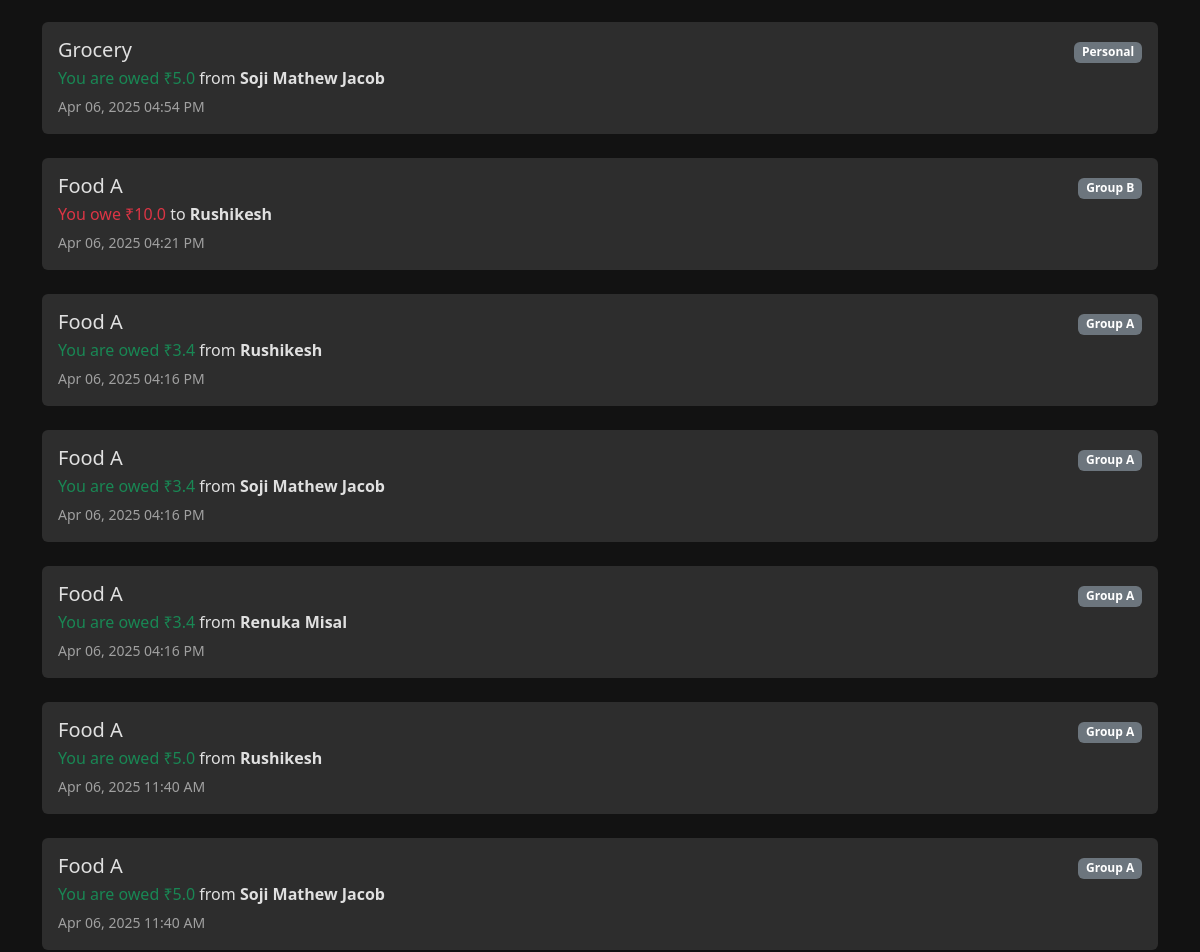
Page /history (signed in, middle part) on the earlier database version.
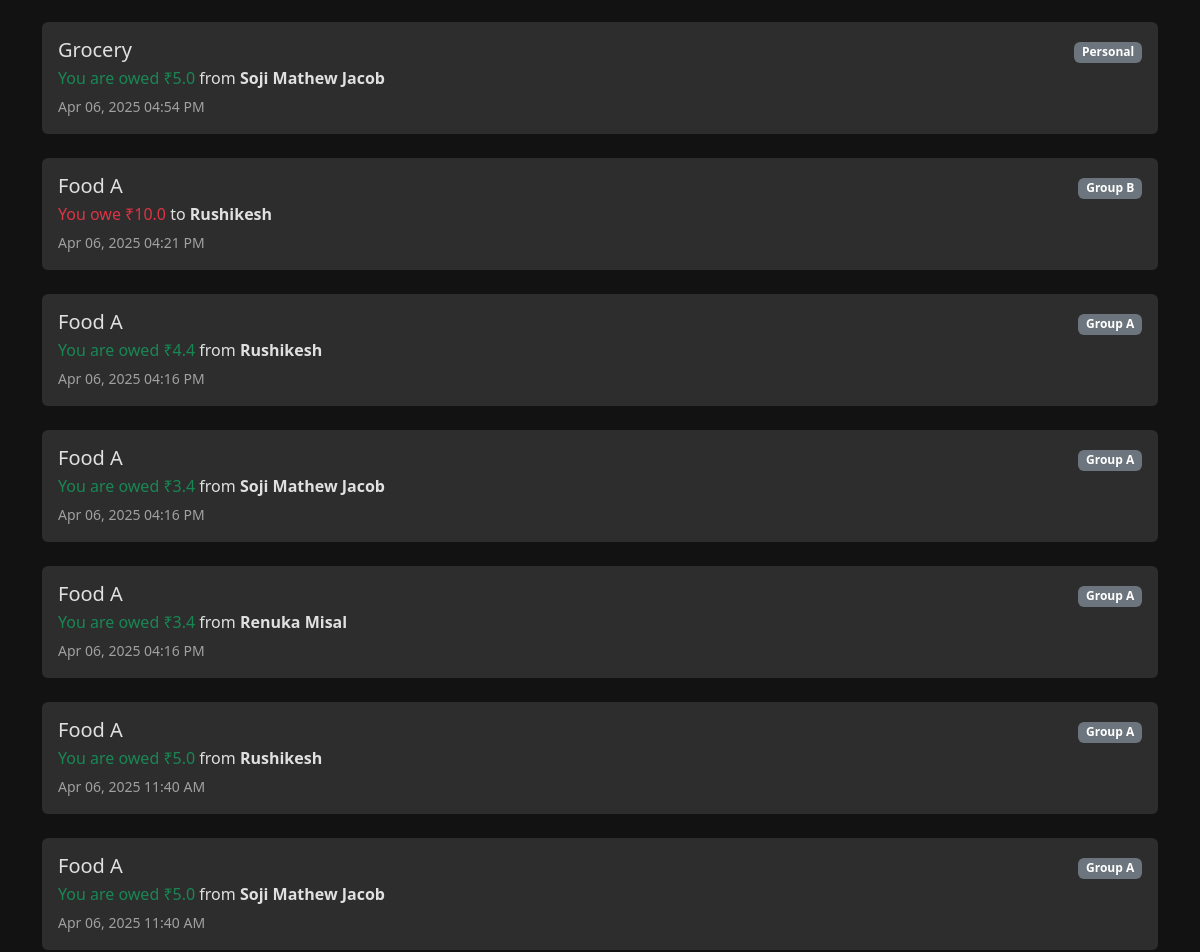
Same page on the later database version.
### models.py (models this page shows)
class Expense(db.Model):
    __tablename__ = "expenses"
    id = db.Column(db.Integer, primary_key=True)
    description = db.Column(db.String(120))
    amount = db.Column(db.Float)
    paid_by_id = db.Column(db.Integer, db.ForeignKey("users.id"))
    group_id = db.Column(db.Integer, db.ForeignKey("groups.id"), nullable=True)  # Optional
    timestamp = db.Column(db.DateTime, default=datetime.now)
    splits = db.relationship("ExpenseSplit", backref="expense", lazy=True)
    paid_by = db.relationship("User", foreign_keys=[paid_by_id])

class ExpenseSplit(db.Model):
    __tablename__ = "expense_split"
    id = db.Column(db.Integer, primary_key=True)
    expense_id = db.Column(db.Integer, db.ForeignKey("expenses.id"))
    user_id = db.Column(db.Integer, db.ForeignKey("users.id"))
    amount = db.Column(db.Float)

class User(db.Model):
    __tablename__ = "users"
    id = db.Column(db.Integer, primary_key=True)
    name = db.Column(db.String(100), nullable=False)
    username = db.Column(db.String(50), unique=True, nullable=False)
    password = db.Column(db.String(200), nullable=False)

class Group(db.Model):
    __tablename__ = "groups"
    id = db.Column(db.Integer, primary_key=True)
    name = db.Column(db.String(100), nullable=False)
    users = db.relationship("User", secondary="group_members", backref="groups")

### app.py (the view)
@app.route("/history")
@login_required
def activity():
    user_id = session.get("user_id")
    expenses = Expense.query.filter(
        (Expense.paid_by_id == user_id) |
        (Expense.id.in_(
            db.session.query(ExpenseSplit.expense_id)
            .filter_by(user_id=user_id)
        ))
    ).order_by(Expense.timestamp.desc()).all()
    transactions = []
    for expense in expenses:
        group = Group.query.get(expense.group_id) if expense.group_id else None
        group_name = group.name if group else None
        splits = expense.splits
        user_split = next((s for s in splits if s.user_id == user_id), None)
        if expense.paid_by_id == user_id:
            for split in splits:
                if split.user_id != user_id and split.amount > 0:
                    counterparty = User.query.get(split.user_id)
                    transactions.append({
                        "description": expense.description,
                        "owed_amount": split.amount,
                        "counterparty_name": counterparty.name,
                        "group_name": group_name,
                        "timestamp": expense.timestamp
                    })
        elif user_split:
            payer = User.query.get(expense.paid_by_id)
            transactions.append({
                "description": expense.description,
                "owed_amount": -user_split.amount,
                "counterparty_name": payer.name,
                "group_name": group_name,
                "timestamp": expense.timestamp
            })
    return render_template("activity.html", transactions=transactions)

### helper.py (called while the page is built)
def login_required(f):
    @wraps(f)
    def decorated_function(*args, **kwargs):
        if "user_id" not in session:
            flash("You must be logged in to view this page.", "danger")
            return redirect("/login")
        return f(*args, **kwargs)
    return decorated_function

### templates/activity.html (shortened to what this page needs)
{% extends "layout.html" %}
{% block main %}
<div class="container py-4">
    {% if transactions %}
        <div class="list-group">
            {% for txn in transactions %}
                <div class="mb-4 p-3 rounded" style="background-color: var(--dark-tertiary);">
                    <div class="d-flex justify-content-between">
                        <div>
                            <h5 class="mb-1">{{ txn.description }}</h5>
                            <p class="mb-1">
                                {% if txn.owed_amount > 0 %}
                                    <span class="text-success">You are owed ₹{{ txn.owed_amount | round(2) }}</span>
                                    from <strong>{{ txn.counterparty_name }}</strong>
                                {% elif txn.owed_amount < 0 %}
                                    <span class="text-danger">You owe ₹{{ -txn.owed_amount | round(2) }}</span>
                                    to <strong>{{ txn.counterparty_name }}</strong>
                                {% else %}
                                    <span class="text-muted">Settled</span>
                                {% endif %}
                            </p>
                            <small class="text-muted-custom">
                                {{ txn.timestamp.strftime('%b %d, %Y %I:%M %p') }}
                            </small>
                        </div>
                        <div class="text-end">
                            <span class="badge bg-secondary">{{ txn.group_name if txn.group_name else "Personal" }}</span>
                        </div>
                    </div>
                </div>
            {% endfor %}
        </div>
    {% else %}
        <div class="alert alert-secondary">No transactions yet!</div>
    {% endif %}
</div>
{% endblock %}

Differences in the rows shown:
removed ExpenseSplit: owed_amount "3.4"
added ExpenseSplit: owed_amount "4.4"
Other differences:
new list line: "Food A Apr 06, 2025 04:16 PM"
new list line: "You are owed ₹ from"
new list line: "Rushikesh"
new list line: "Group A"
list line gone: "Food A Apr 06, 2025 04:16 PM"
list line gone: "You are owed ₹ from"
list line gone: "Rushikesh"
list line gone: "Group A"
